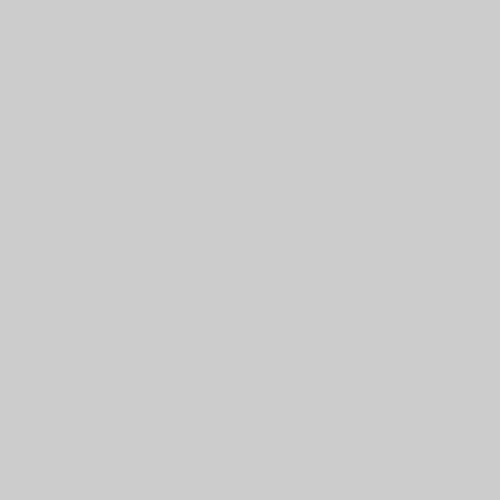
Frame 1 (no input)
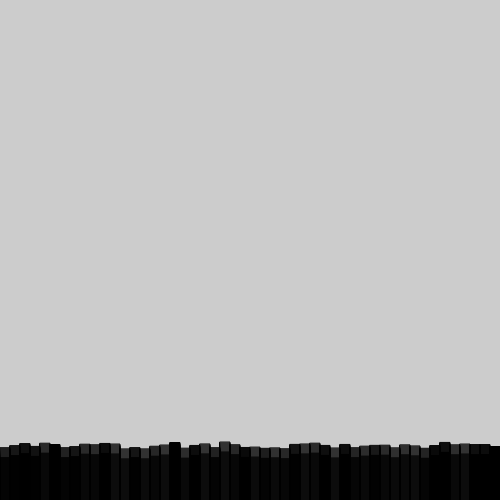
Frame 60 (no input)
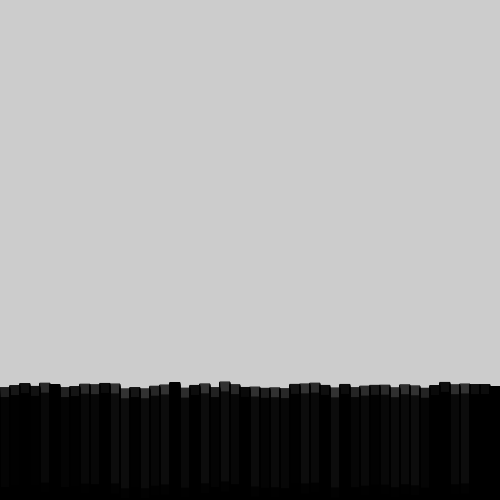
Frame 120 (the mouse pressed at the canvas centre since frame 60)

The p5.js sketch that drew these frames (run headless with seeded random() and noise() and a simulated clock; from frame 60 on, the mouse is pressed at the canvas centre):

// p5.js sketch
// ── sketch.js
// Aurora (p5.js 2.3.4 port of a #p5t Processing sketch)
// https://github.com/madparker/-p5t/blob/main/%23p5t/ArtSketch/06_29_2020/Aurora/Aurora.pde
// #p5t/ArtSketch/06_29_2020/Aurora/Aurora.pde

let f = 0,
  y = 500;

function setup() {
  createCanvas(500, 500);
  background(204); // Processing default background
  noFill();
}

function draw() {
  for (let o = 0; o < 500; o += 100) {
    for (let x = 0; x < 500; x += 10) {
      rect(x, y + noise(x) * 10 + o, 10, 10);
    }
  }

  y--;

  if (y < -20) {
    y += 100;
    stroke(random(255), random(255), random(255));
  }
}

// ---- Original Processing source: #p5t/ArtSketch/06_29_2020/Aurora/Aurora.pde
/*
int f,y=500;

void setup(){
  size(500, 500);
  noFill();
}

void draw(){
  for(int o=0; o<500; o+=100){
   for(int x=0; x<500; x+=10){
      rect(x, y+noise(x)*10+o, 10, 10);
    }
  }
  
  y--;
  
  if(y<-20){
    y+=100;
    stroke(random(255), random(255), random(255));
  }
}
*/
